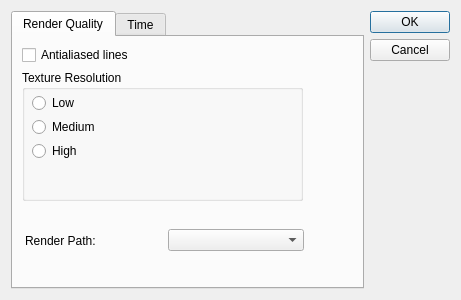
<?xml version="1.0" encoding="UTF-8"?>
<ui version="4.0">
 <class>preferencesDialog</class>
 <widget class="QDialog" name="preferencesDialog">
  <property name="geometry">
   <rect>
    <x>0</x>
    <y>0</y>
    <width>461</width>
    <height>300</height>
   </rect>
  </property>
  <property name="windowTitle">
   <string>Dialog</string>
  </property>
  <layout class="QHBoxLayout">
   <item>
    <widget class="QTabWidget" name="tabWidget">
     <property name="tabShape">
      <enum>QTabWidget::Rounded</enum>
     </property>
     <property name="currentIndex">
      <number>0</number>
     </property>
     <widget class="QWidget" name="renderQualityTab">
      <attribute name="title">
       <string>Render Quality</string>
      </attribute>
      <widget class="QCheckBox" name="aaLinesCheckBox">
       <property name="geometry">
        <rect>
         <x>9</x>
         <y>9</y>
         <width>336</width>
         <height>18</height>
        </rect>
       </property>
       <property name="text">
        <string>Antialiased lines</string>
       </property>
      </widget>
      <widget class="QLabel" name="renderPathLabel">
       <property name="geometry">
        <rect>
         <x>10</x>
         <y>180</y>
         <width>336</width>
         <height>61</height>
        </rect>
       </property>
       <property name="text">
        <string/>
       </property>
       <property name="alignment">
        <set>Qt::AlignLeading|Qt::AlignLeft|Qt::AlignTop</set>
       </property>
       <property name="wordWrap">
        <bool>true</bool>
       </property>
      </widget>
      <widget class="QWidget" name="layoutWidget">
       <property name="geometry">
        <rect>
         <x>9</x>
         <y>33</y>
         <width>281</width>
         <height>131</height>
        </rect>
       </property>
       <layout class="QVBoxLayout">
        <item>
         <layout class="QHBoxLayout">
          <item>
           <widget class="QGroupBox" name="groupBox">
            <property name="title">
             <string>Texture Resolution</string>
            </property>
            <widget class="QRadioButton" name="lowResButton">
             <property name="geometry">
              <rect>
               <x>10</x>
               <y>24</y>
               <width>314</width>
               <height>18</height>
              </rect>
             </property>
             <property name="text">
              <string>Low</string>
             </property>
            </widget>
            <widget class="QRadioButton" name="mediumResButton">
             <property name="geometry">
              <rect>
               <x>10</x>
               <y>48</y>
               <width>314</width>
               <height>18</height>
              </rect>
             </property>
             <property name="text">
              <string>Medium</string>
             </property>
            </widget>
            <widget class="QRadioButton" name="highResButton">
             <property name="geometry">
              <rect>
               <x>10</x>
               <y>72</y>
               <width>314</width>
               <height>18</height>
              </rect>
             </property>
             <property name="text">
              <string>High</string>
             </property>
            </widget>
           </widget>
          </item>
         </layout>
        </item>
       </layout>
      </widget>
      <widget class="QWidget" name="">
       <property name="geometry">
        <rect>
         <x>12</x>
         <y>174</y>
         <width>279</width>
         <height>59</height>
        </rect>
       </property>
       <layout class="QHBoxLayout">
        <item>
         <widget class="QLabel" name="label">
          <property name="text">
           <string>Render Path:</string>
          </property>
         </widget>
        </item>
        <item>
         <widget class="QComboBox" name="renderPathCombo"/>
        </item>
       </layout>
      </widget>
     </widget>
     <widget class="QWidget" name="timeTab">
      <attribute name="title">
       <string>Time</string>
      </attribute>
      <widget class="QGroupBox" name="groupBox_2">
       <property name="geometry">
        <rect>
         <x>10</x>
         <y>10</y>
         <width>331</width>
         <height>100</height>
        </rect>
       </property>
       <property name="title">
        <string>Time Zone Format</string>
       </property>
       <layout class="QVBoxLayout">
        <item>
         <widget class="QRadioButton" name="localFormatButton">
          <property name="text">
           <string>Local Format</string>
          </property>
         </widget>
        </item>
        <item>
         <widget class="QRadioButton" name="timeZoneNameButton">
          <property name="text">
           <string>Time Zone Name</string>
          </property>
         </widget>
        </item>
        <item>
         <widget class="QRadioButton" name="utcOffsetButton">
          <property name="text">
           <string>UTC Offset</string>
          </property>
         </widget>
        </item>
       </layout>
      </widget>
     </widget>
    </widget>
   </item>
   <item>
    <widget class="QDialogButtonBox" name="buttonBox">
     <property name="orientation">
      <enum>Qt::Vertical</enum>
     </property>
     <property name="standardButtons">
      <set>QDialogButtonBox::Cancel|QDialogButtonBox::Ok</set>
     </property>
    </widget>
   </item>
  </layout>
 </widget>
 <resources/>
 <connections>
  <connection>
   <sender>buttonBox</sender>
   <signal>accepted()</signal>
   <receiver>preferencesDialog</receiver>
   <slot>accept()</slot>
   <hints>
    <hint type="sourcelabel">
     <x>248</x>
     <y>254</y>
    </hint>
    <hint type="destinationlabel">
     <x>157</x>
     <y>274</y>
    </hint>
   </hints>
  </connection>
  <connection>
   <sender>buttonBox</sender>
   <signal>rejected()</signal>
   <receiver>preferencesDialog</receiver>
   <slot>reject()</slot>
   <hints>
    <hint type="sourcelabel">
     <x>316</x>
     <y>260</y>
    </hint>
    <hint type="destinationlabel">
     <x>286</x>
     <y>274</y>
    </hint>
   </hints>
  </connection>
 </connections>
</ui>
